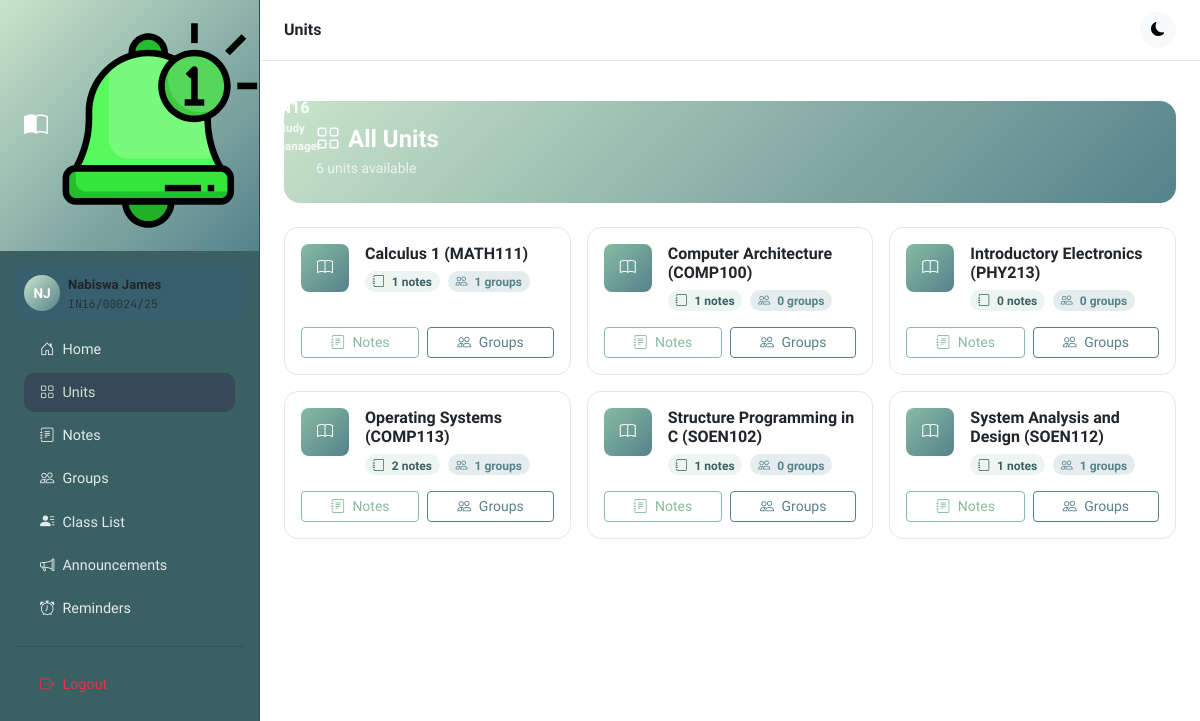
Page /units/ (signed in) on the committed database.
### notes_app/models.py (models this page shows, shortened)
class Student(models.Model):
    GENDER_CHOICES = [('M', 'Male'), ('F', 'Female'), ('O', 'Other')]
    user = models.OneToOneField(User, on_delete=models.CASCADE)
    reg_number = models.CharField(max_length=50, unique=True)
    gender = models.CharField(max_length=1, choices=GENDER_CHOICES)
    class Meta:
        ordering = ['reg_number']

class Unit(models.Model):
    name = models.CharField(max_length=200)
    class Meta:
        ordering = ['name']

### notes_app/views.py (the view)
# urls.py: path('units/', views.units_view, name='units'),
@login_required
def units_view(request):
    units = Unit.objects.prefetch_related('notes', 'groups').all()
    return render(request, 'notes_app/units.html', {'units': units})

### notes_app/templates/notes_app/units.html (shortened to what this page needs)
{% extends 'notes_app/base.html' %}
{% block page_title %}Units{% endblock %}
{% block content %}
<div class="page-header">
  <h4 class="fw-bold mb-1">
    <i class="bi bi-grid me-2"></i>All Units
  </h4>
  <p class="mb-0 opacity-75 small">
    {{ units.count }} unit{{ units.count|pluralize }} available
  </p>
</div>
{% if units %}
<div class="row g-3">
  {% for unit in units %}
  <div class="col-12 col-sm-6 col-lg-4">
    <div class="card card-hover h-100">
      <div class="card-body">
        <div class="d-flex align-items-start gap-3">
          <div class="rounded-3 d-flex align-items-center justify-content-center flex-shrink-0"
               style="width:48px;height:48px;
                      background:linear-gradient(135deg,var(--in16-accent),var(--in16-success));">
            <i class="bi bi-book text-white"></i>
          </div>
          <div class="flex-grow-1">
            <h6 class="fw-bold mb-2">{{ unit.name }}</h6>
            <div class="d-flex gap-2 flex-wrap">
              <span class="badge rounded-pill"
                    style="background:rgba(135,187,162,.15);
                           color:var(--in16-dark);">
                <i class="bi bi-journal me-1"></i>
                {{ unit.notes.count }} notes
              </span>
              <span class="badge rounded-pill"
                    style="background:rgba(85,130,139,.15);
                           color:var(--in16-success);">
                <i class="bi bi-people me-1"></i>
                {{ unit.groups.count }} groups
              </span>
            </div>
          </div>
        </div>
      </div>
      <div class="card-footer bg-transparent border-top-0 pt-0 pb-3 px-3">
        <div class="d-flex gap-2">
          <a href="{% url 'notes_by_unit' unit.id %}"
             class="btn btn-sm flex-fill"
             style="border:1px solid var(--in16-accent);
                    color:var(--in16-accent);">
            <i class="bi bi-journal-text me-1"></i>
            Notes
          </a>
          <a href="{% url 'groups_by_unit' unit.id %}"
             class="btn btn-sm flex-fill"
             style="border:1px solid var(--in16-success);
                    color:var(--in16-success);">
            <i class="bi bi-people me-1"></i>
            Groups
          </a>
        </div>
      </div>
    </div>
  </div>
  {% endfor %}
</div>
{% else %}
<div class="text-center py-5 text-muted">
  <i class="bi bi-grid display-3 opacity-25 d-block mb-3"></i>
  <p>No units have been added yet. Ask your admin to add units.</p>
</div>
{% endif %}
{% endblock %}

### notes_app/templates/notes_app/base.html (shortened to what this page needs)
{% load static %}
<!DOCTYPE html>
<html lang="en" data-bs-theme="light" id="htmlRoot">
<head>
  <link href="https://cdn.jsdelivr.net/npm/bootstrap@5.3.3/dist/css/bootstrap.min.css" rel="stylesheet"/>
  <link href="https://cdn.jsdelivr.net/npm/bootstrap-icons@1.11.3/font/bootstrap-icons.min.css" rel="stylesheet"/>
</head>
<body>
{% if user.is_authenticated %}
<nav id="sidebar">
  <div class="sidebar-brand d-flex align-items-center gap-2">
    <i class="bi bi-book-half fs-4"></i>
    <img src="/notes_app/static/image/bell.svg" alt="">
    <div>
      <div class="fw-700" style="font-size:1rem;font-weight:700;">IN16</div>
      <div style="font-size:0.72rem;opacity:0.85;">Study Manager</div>
    </div>
  </div>
  <div class="p-3">
    {% if user.student %}
    <div class="d-flex align-items-center gap-2 p-2 mb-2 rounded-3" style="background:rgba(26,86,219,.07)">
      <div class="rounded-circle d-flex align-items-center justify-content-center text-white fw-bold"
           style="width:36px;height:36px;background:var(--in16-gradient);font-size:.85rem;">
        {{ user.first_name|first }}{{ user.last_name|first }}
      </div>
      <div>
        <div style="font-size:.82rem;font-weight:600;">{{ user.get_full_name }}</div>
        <div class="text-muted mono" style="font-size:.72rem;">{{ user.student.reg_number }}</div>
      </div>
    </div>
    {% endif %}
    <ul class="nav flex-column mt-1">
      <li class="nav-item">
        <a class="nav-link {% if request.resolver_match.url_name == 'home' %}active{% endif %}" href="{% url 'home' %}">
          <i class="bi bi-house-door me-2"></i>Home
        </a>
      </li>
      <li class="nav-item">
        <a class="nav-link {% if request.resolver_match.url_name == 'units' %}active{% endif %}" href="{% url 'units' %}">
          <i class="bi bi-grid me-2"></i>Units
        </a>
      </li>
      <li class="nav-item">
        <a class="nav-link {% if 'notes' in request.resolver_match.url_name %}active{% endif %}" href="{% url 'notes' %}">
          <i class="bi bi-journal-text me-2"></i>Notes
        </a>
      </li>
      <li class="nav-item">
        <a class="nav-link {% if 'groups' in request.resolver_match.url_name %}active{% endif %}" href="{% url 'groups' %}">
          <i class="bi bi-people me-2"></i>Groups
        </a>
      </li>
      <li class="nav-item">
        <a class="nav-link {% if request.resolver_match.url_name == 'students' %}active{% endif %}" href="{% url 'students' %}">
          <i class="bi bi-person-lines-fill me-2"></i>Class List
        </a>
      </li>
      <li class="nav-item">
        <a class="nav-link {% if request.resolver_match.url_name == 'announcements' %}active{% endif %}" href="{% url 'announcements' %}">
          <i class="bi bi-megaphone me-2"></i>Announcements
        </a>
      </li>
      <li class="nav-item">
        <a class="nav-link {% if request.resolver_match.url_name == 'reminders' %}active{% endif %}" href="{% url 'reminders' %}">
          <i class="bi bi-alarm me-2"></i>Reminders
        </a>
      </li>
    </ul>
    <hr class="my-3"/>
    <ul class="nav flex-column">
      <li class="nav-item">
        <a class="nav-link text-danger" href="{% url 'logout' %}">
          <i class="bi bi-box-arrow-right me-2"></i>Logout
        </a>
      </li>
    </ul>
  </div>
</nav>
<div id="main-content">
  <div class="topbar d-flex align-items-center justify-content-between">
    <div class="fw-600 d-none d-md-block" style="font-weight:600;">
      {% block page_title %}IN16 Study Manager{% endblock %}
    </div>
    <div class="ms-auto d-flex align-items-center gap-2">
      <button class="btn btn-light btn-sm rounded-circle" id="darkToggle" title="Toggle dark mode" style="width:36px;height:36px;">
        <i class="bi bi-moon-fill" id="darkIcon"></i>
      </button>
    </div>
  </div>
  <div class="px-4 pt-3">
  </div>
  <div class="p-4">
    {% block content %}{% endblock %}
  </div>
</div>
{% endif %}
</body>
</html>

### notes_app/templates/notes_app/base.html (style rules this page uses)
:root { --in16-primary: #C9E4CA; --in16-accent: #87BBA2; --in16-success: #55828B; --in16-dark: #3B6064; --in16-deep: #364958; --in16-gradient: linear-gradient(135deg, #C9E4CA 0%, #55828B 100%); }
* { font-family: 'Sora', sans-serif; }
code, .mono { font-family: 'JetBrains Mono', monospace; }
#sidebar { width: 260px; min-height: 100vh; background: var(--in16-dark); border-right: 1px solid var(--in16-deep); position: fixed; top: 0; left: 0; z-index: 1040; transition: transform 0.3s ease; }
#sidebar .sidebar-brand { background: var(--in16-gradient); padding: 1.25rem 1.5rem; color: #fff; font-weight: bold; }
#sidebar .nav-link { color: #e2e8f0; border-radius: 10px; margin: 2px 8px; padding: 0.55rem 1rem; font-size: 0.9rem; font-weight: 500; transition: all 0.2s; }
#sidebar .nav-link:hover, #sidebar .nav-link.active { background: var(--in16-deep); color: var(--in16-primary); }
#sidebar .nav-link i { width: 20px; }
#main-content { margin-left: 260px; min-height: 100vh; transition: margin 0.3s ease; }
.topbar { background: #fff; border-bottom: 1px solid #e2e8f0; padding: 0.75rem 1.5rem; position: sticky; top: 0; z-index: 1030; }
.card { border-radius: 14px; border: 1px solid #e2e8f0; }
.card-hover { transition: transform 0.2s, box-shadow 0.2s; }
.page-header { background: var(--in16-gradient); color: white; border-radius: 16px; padding: 1.5rem 2rem; margin-bottom: 1.5rem; }

### rows in the picture
Unit: name "Calculus 1 (MATH111)", notes.count "1", groups.count "1"
Unit: name "Computer Architecture (COMP100)", notes.count "1", groups.count "0"
Unit: name "Introductory Electronics (PHY213)", notes.count "0", groups.count "0"
Unit: name "Operating Systems (COMP113)", notes.count "2", groups.count "1"
Unit: name "Structure Programming in C (SOEN102)", notes.count "1", groups.count "0"
Unit: name "System Analysis and Design (SOEN112)", notes.count "1", groups.count "1"

### other values in the picture
{{ user.first_name|first }} "N"
{{ user.last_name|first }} "J"
{{ user.get_full_name }} "Nabiswa James"
{{ user.student.reg_number }} "IN16/00024/25"
{{ units.count }} "6"
